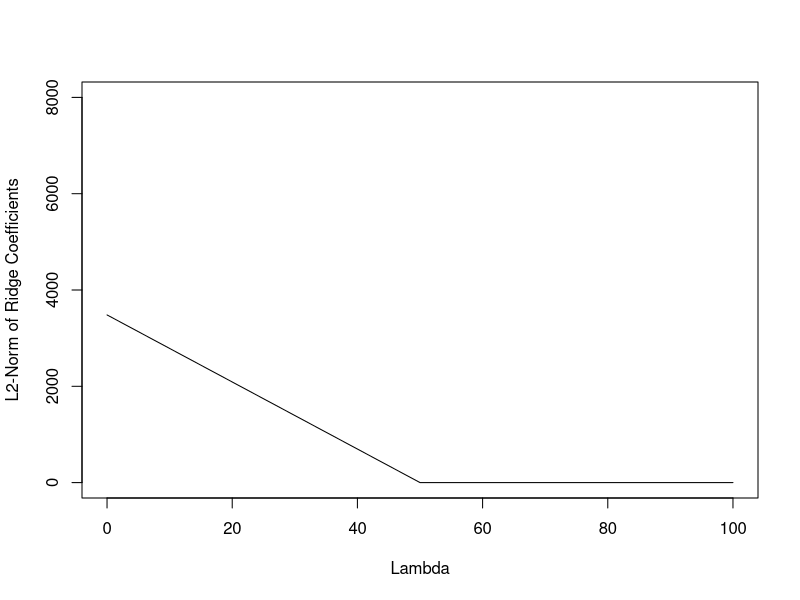

The R script that drew this image: (Note: this script raises an error after producing the figure.)
## ---- chunk 1
data(longley)
y <- as.matrix(longley$Employed)
df <- longley[, -which(names(longley) == "Employed")]
X <- as.matrix(cbind(1, df))  # Add intercept (ones) as the first column
X
## ---- chunk 2
start_time <- Sys.time()
beta_hat <- solve(t(X) %*% X) %*% t(X) %*% y  # Compute beta_hat
residuals <- y - X %*% beta_hat
n <- nrow(X)
p <- ncol(X)
sigma_hat_sq <- t(residuals) %*% residuals / (n - p)  # Compute sigma_hat_sq
var_beta_hat <- as.numeric(sigma_hat_sq) * solve(t(X) %*% X)  # Compute variance of beta_hat
se_beta_hat <- sqrt(diag(var_beta_hat))  # Compute SE of beta_hat
end_time <- Sys.time()
time_GE_LU <- end_time - start_time
time_GE_LU
## ---- chunk 3
start_time <- Sys.time()
XtX <- t(X) %*% X
XtX_inv <- chol2inv(chol(XtX))
beta_hat_chol <- XtX_inv %*% t(X) %*% y
residuals_chol <- y - X %*% beta_hat_chol
sigma_hat_sq_chol <- t(residuals_chol) %*% residuals_chol / (n - p)
var_beta_hat_chol <- as.numeric(sigma_hat_sq_chol) * XtX_inv
se_beta_hat_chol <- sqrt(diag(var_beta_hat_chol)) 
end_time <- Sys.time()
time_Cholesky <- end_time - start_time
time_Cholesky
## ---- chunk 4
start_time <- Sys.time()
qr_decomp <- qr(X)  # QR decomposition of X
R_inv <- solve(qr.R(qr_decomp))  # Inverse of R
Q <- qr.Q(qr_decomp)  # Q matrix

beta_hat_qr <- R_inv %*% t(Q) %*% y  # Compute beta_hat

residuals_qr <- y - X %*% beta_hat_qr
sigma_hat_sq_qr <- t(residuals_qr) %*% residuals_qr / (n - p)  # Compute sigma_hat_sq

var_beta_hat_qr <- as.numeric(sigma_hat_sq_qr) * R_inv %*% t(R_inv)  # Compute variance of beta_hat
se_beta_hat_qr <- sqrt(diag(var_beta_hat_qr))  # Compute SE of beta_hat
end_time <- Sys.time()
time_QR <- end_time - start_time
time_QR
## ---- chunk 5
model <- lm(Employed ~ ., data = longley)
summary(model)
beta_hat
beta_hat_chol
beta_hat_qr
## ---- chunk 6
lambda_values <- seq(0, 100, by = 50)
norms <- numeric(length(lambda_values))
for (i in seq_along(lambda_values)) {
  lambda <- lambda_values[i]
  beta_hat_ridge <- solve(t(X) %*% X + lambda * diag(p), t(X) %*% y)
  norms[i] <- sqrt(sum(beta_hat_ridge^2))
}
plot(lambda_values, norms, type = "l", xlab = "Lambda", ylab = "L2-Norm of Ridge Coefficients", ylim = c(0,8000))

## ---- chunk 7
# load the parallel package
library(parallel)

lambda_values <- seq(0, 100, by = 50)
p <- ncol(X)

# create a function to calculate beta_hat_ridge and its norm
calc_norm <- function(lambda) {
  beta_hat_ridge <- solve(t(X) %*% X + lambda * diag(p), t(X) %*% y)
  norm <- sqrt(sum(beta_hat_ridge^2))
  return(norm)
}

# use mclapply to calculate norms in parallel
norms <- mclapply(lambda_values, calc_norm, mc.cores = detectCores())

# since mclapply returns a list, unlist norms to a numeric vector
norms <- unlist(norms)

# plot the results
plot(lambda_values, norms, type = "l", xlab = "Lambda", ylab = "L2-Norm of Ridge Coefficients", ylim = c(0,8000))

